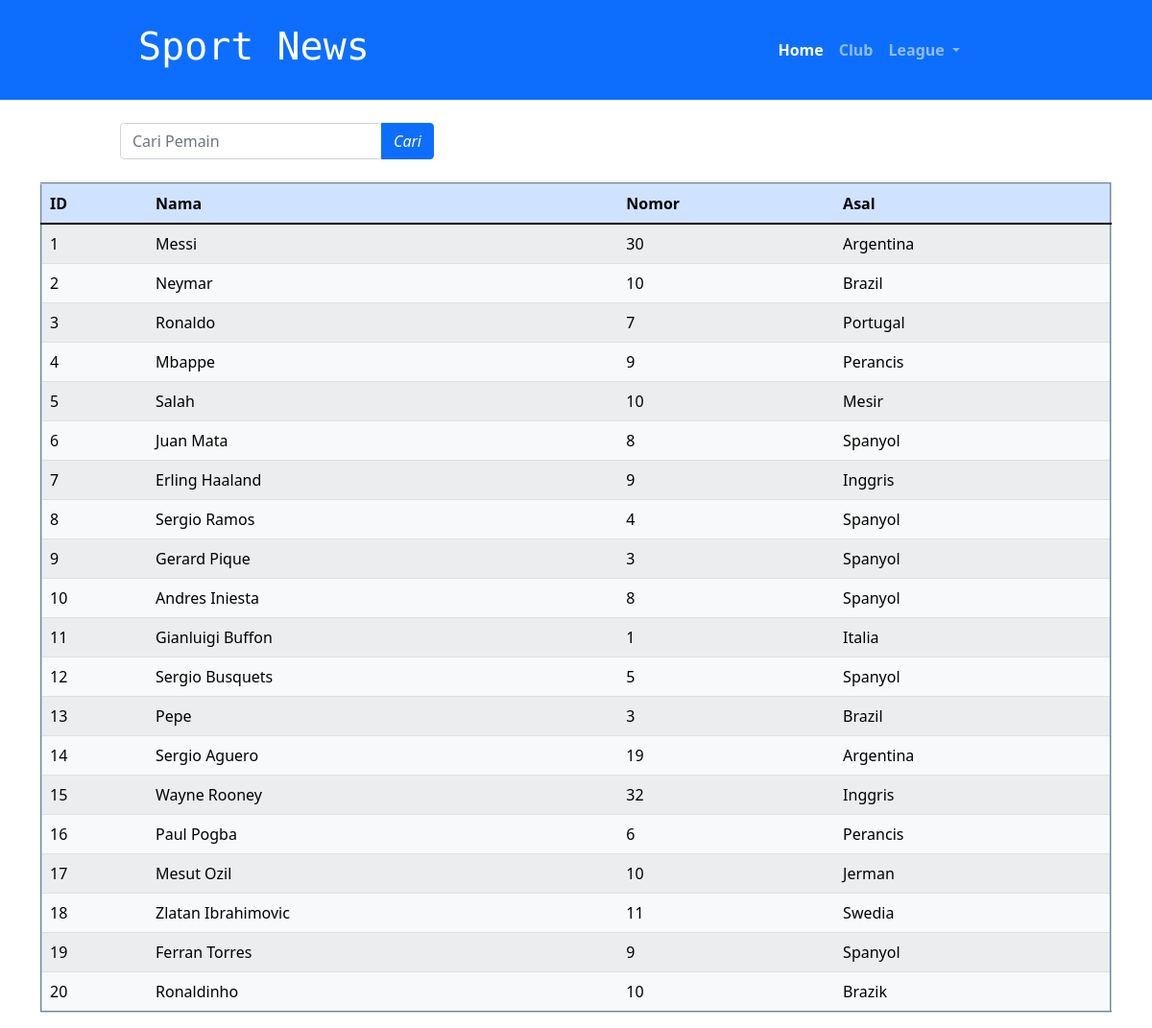
The page / on the database its author committed.
### tables this page shows
CREATE TABLE `barcelona` (
  `id` int(11) NOT NULL,
  `nama` varchar(20) NOT NULL,
  `nomor` varchar(2) NOT NULL,
  `asal` varchar(15) NOT NULL
);

### index.php (the view, shortened to what this page needs)
<!DOCTYPE html>
<html lang="en">
<head>
    <?php include 'head.php';
    $page = 'Sport News';
    ?>
</head>
<body>
    <header class="bg-primary py-3">
        <nav class="navbar navbar-expand-lg navbar-dark" style="margin: 0 15% 0 10%">
            <div class="container-fluid">
                <div class="container">
                    <h1 style="font-family: 'Monoton', cursive; color: white"><?= $page?></h1>
                </div>
                <div class="collapse navbar-collapse" id="navbarSupportedContent" style="font-weight: bold;">
                    <ul class="navbar-nav me-auto mb-2 mb-lg-0">
                        <li class="nav-item">
                            <a class="nav-link active text-white" aria-current="page" href="#">Home</a>
                        </li>
                        <li class="nav-item">
                            <a class="nav-link" href="#">Club</a>
                        </li>
                        <li class="nav-item dropdown">
                            <a class="nav-link dropdown-toggle" href="#" id="navbarDropdown" role="button" data-bs-toggle="dropdown" aria-expanded="false">
                                League
                            </a>
                        </li>
                    </ul>
                </div>
            </div>
        </nav>
    </header>
    <br>
    <form class="d-flex" method="post">
        <div class="input-group" style="margin:0 125px;">
            <div class="form-outline">
                <input placeholder="Cari Pemain" type="search" name="cari" id="form1" class="form-control me-3" aria-label="Search" />
            </div>
            <button type="submit" class="btn btn-primary">
                <i class="fas fa-search">Cari</i>
            </button>
        </div>
    </form>
    <br>
    <div class="container">
        <?php
        include 'koneksi.php';
        if(empty($cari)) {
            $query = "SELECT * FROM barcelona";
        }
        else {
            $query = "SELECT * FROM barcelona WHERE id = '$cari' or nama LIKE '%$cari%' or nomor LIKE '%$cari%' or asal LIKE '%$cari%'";
        }
        $data = mysqli_query($koneksi, $query);
            if(!$query){
                die('SQL Error: '. mysqli_error($koneksi));
            }
            else{
                echo '
                    <table border="2" class="table table-primary table-striped table-hover">
                        <thead>
                            <tr>
                                <th>ID</th>
                                <th>Nama</th>
                                <th>Nomor</th>
                                <th>Asal</th>
                            </tr>
                        </thead>
                        <tbody>';
                            while($row = mysqli_fetch_array($data)){
                                echo '<tr class="table-light">
                                        <td>'.$row['id'].'</td>
                                        <td>'.$row['nama'].'</td>
                                        <td>'.$row['nomor'].'</td>
                                        <td>'.$row['asal'].'</td>
                                    </tr>';
                            }
                        echo '</tbody>
                    </table>';
            }
        ?>
    </div>
</body>
</html>

### head.php (shortened to what this page needs)
<link href="https://cdn.jsdelivr.net/npm/bootstrap@5.1.3/dist/css/bootstrap.min.css" rel="stylesheet">

### rows shown on the page
barcelona: id "1", nama "Messi", nomor "30", asal "Argentina"
barcelona: id "2", nama "Neymar", nomor "10", asal "Brazil"
barcelona: id "3", nama "Ronaldo", nomor "7", asal "Portugal"
barcelona: id "4", nama "Mbappe", nomor "9", asal "Perancis"
barcelona: id "5", nama "Salah", nomor "10", asal "Mesir"
barcelona: id "6", nama "Juan Mata", nomor "8", asal "Spanyol"
barcelona: id "7", nama "Erling Haaland", nomor "9", asal "Inggris"
barcelona: id "8", nama "Sergio Ramos", nomor "4", asal "Spanyol"
barcelona: id "9", nama "Gerard Pique", nomor "3", asal "Spanyol"
barcelona: id "10", nama "Andres Iniesta", nomor "8", asal "Spanyol"
barcelona: id "11", nama "Gianluigi Buffon", nomor "1", asal "Italia"
barcelona: id "12", nama "Sergio Busquets", nomor "5", asal "Spanyol"
barcelona: id "13", nama "Pepe", nomor "3", asal "Brazil"
barcelona: id "14", nama "Sergio Aguero", nomor "19", asal "Argentina"
barcelona: id "15", nama "Wayne Rooney", nomor "32", asal "Inggris"
barcelona: id "16", nama "Paul Pogba", nomor "6", asal "Perancis"
barcelona: id "17", nama "Mesut Ozil", nomor "10", asal "Jerman"
barcelona: id "18", nama "Zlatan Ibrahimovic", nomor "11", asal "Swedia"
barcelona: id "19", nama "Ferran Torres", nomor "9", asal "Spanyol"
barcelona: id "20", nama "Ronaldinho", nomor "10", asal "Brazik"

### other values the page prints
$page "Sport News"
